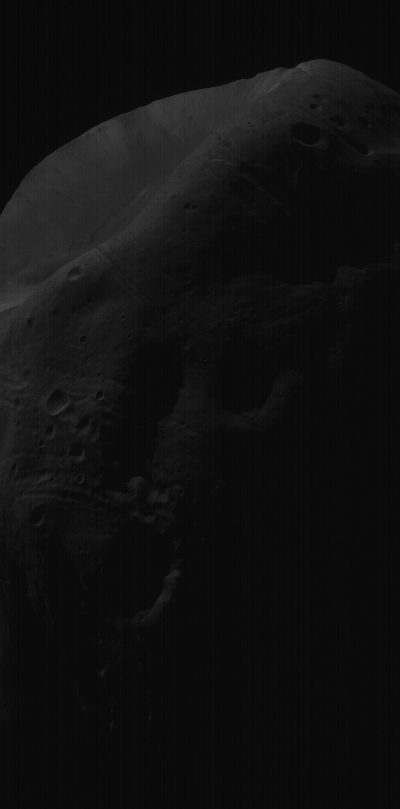
%> input picture [Sem4]/Systemy Wizyjne/Lab4.Histogramy/Histogram/phobos.bmp, 400 x 809 px
$ octave bbhe_dsige.m   (GNU Octave 9; MATLAB toolbox functions it lacks are replaced by stand-ins)
%> lines starting %> are read from the running program, lines starting %| are printed output that depends on the picture
clear all;
close all;

moon = imread('Histogram/phobos.bmp');
%> moon is the input picture: size 809x400 uint8; min 3, max 73, mean 16.1
[moon_hist  x] = imhist(moon);
%> moon_hist = 256 values, max 84966 at index 12, min 0 at index 1, mean 1264.1; x = 256 values from 0 to 255
[sizeX sizeY] = size(moon);
%> sizeX = 809; sizeY = 400


%%%%BBHE
mean_of_col = mean(moon);
%> mean_of_col = 400 values, max 22.73 at index 9, min 9.66 at index 390, mean 16.12
lm_bbhe = round(mean(mean_of_col));
%> lm_bbhe = 16

hist1_BBHE = moon_hist(1:lm_bbhe,:);
%> hist1_BBHE = [0; 0; 0; 2; 1; 32; 171; 756; 8711; 37741; 51863; 84966; 29427; 10711; 6704; 6495]
hist2_BBHE = moon_hist(lm_bbhe+1:size(moon_hist),:);
%> hist2_BBHE = 240 values, max 6188 at index 2, min 0 at index 59, mean 358.4

hist1_BBHE_cummulated = cumsum(hist1_BBHE);
%> hist1_BBHE_cummulated = [0; 0; 0; 2; 3; 35; 206; 962; 9673; 47414; 99277; 184243; 213670; 224381; 231085; 237580]
hist2_BBHE_cummulated = cumsum(hist2_BBHE);
%> hist2_BBHE_cummulated = 240 values from 5063 to 86020

hist1_BBHE_normalised = hist1_BBHE_cummulated/max(hist1_BBHE_cummulated);
%> hist1_BBHE_normalised = [0; 0; 0; 8.42e-06; 1.26e-05; 0.000147; 0.000867; 0.00405; 0.0407; 0.2; 0.418; 0.775; 0.899; 0.944; 0.973; 1]
hist2_BBHE_normalised = hist2_BBHE_cummulated/max(hist2_BBHE_cummulated);
%> hist2_BBHE_normalised = 240 values from 0.0589 to 1

C1n = (lm_bbhe)*hist1_BBHE_normalised;
%> C1n = [0; 0; 0; 0.000135; 0.000202; 0.00236; 0.0139; 0.0648; 0.651; 3.19; 6.69; 12.41; 14.39; 15.11; 15.56; 16]
C2n = lm_bbhe+1 + (255-lm_bbhe+1)*hist2_BBHE_normalised;
%> C2n = 240 values from 31.13 to 257
lutBBHE = uint8([C1n; C2n]);
%> lutBBHE = 256 values from 0 to 255

phobosLUTBBHE = intlut(moon,lutBBHE);
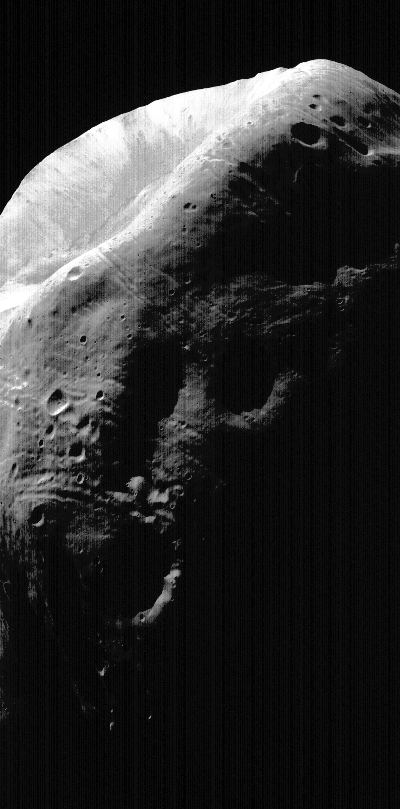
%> phobosLUTBBHE: size 809x400 uint8; min 0, max 255, mean 44.5
figure('name','BBHE');
imshow(phobosLUTBBHE);


%%%%%DSIHE


 [valueDSIGE lm_DSIHE] = min( abs(cumsum(moon_hist)-(sizeX*sizeY/2)));
%> valueDSIGE = 22443; lm_DSIHE = 12


% szukamy poziomu jasno渃i kt髍y odpowiada "po硂wie" histogramu skumulowanego,
% czyli jasno渃i, dla kt髍ej jest mniej wi阠ej tyle samo pikseli ja渘iejszych
% co ciemniejszych.
hist1_DSIGE = moon_hist(1:lm_DSIHE,:);
%> hist1_DSIGE = [0; 0; 0; 2; 1; 32; 171; 756; 8711; 37741; 51863; 84966]
hist2_DSIGE = moon_hist(lm_DSIHE+1:size(moon_hist),:);
%> hist2_DSIGE = 244 values, max 29427 at index 1, min 0 at index 63, mean 571.1

hist1_DSIGE_cummulated = cumsum(hist1_DSIGE);
%> hist1_DSIGE_cummulated = [0; 0; 0; 2; 3; 35; 206; 962; 9673; 47414; 99277; 184243]
hist2_DSIGE_cummulated = cumsum(hist2_DSIGE);
%> hist2_DSIGE_cummulated = 244 values from 29427 to 139357

hist1_DSIGE_normalised = hist1_DSIGE_cummulated/max(hist1_DSIGE_cummulated);
%> hist1_DSIGE_normalised = [0; 0; 0; 1.09e-05; 1.63e-05; 0.00019; 0.00112; 0.00522; 0.0525; 0.257; 0.539; 1]
hist2_DSIGE_normalised = hist2_DSIGE_cummulated/max(hist2_DSIGE_cummulated);
%> hist2_DSIGE_normalised = 244 values from 0.211 to 1

C1n = (lm_DSIHE)*hist1_DSIGE_normalised;
%> C1n = [0; 0; 0; 0.00013; 0.000195; 0.00228; 0.0134; 0.0627; 0.63; 3.09; 6.47; 12]
C2n = lm_DSIHE+1 + (255-lm_DSIHE+1)*hist2_DSIGE_normalised;
%> C2n = 244 values from 64.52 to 257
lutDSIGE = uint8([C1n; C2n]);
%> lutDSIGE = 256 values from 0 to 255

phobosLUTDSIGE = intlut(moon,lutDSIGE);
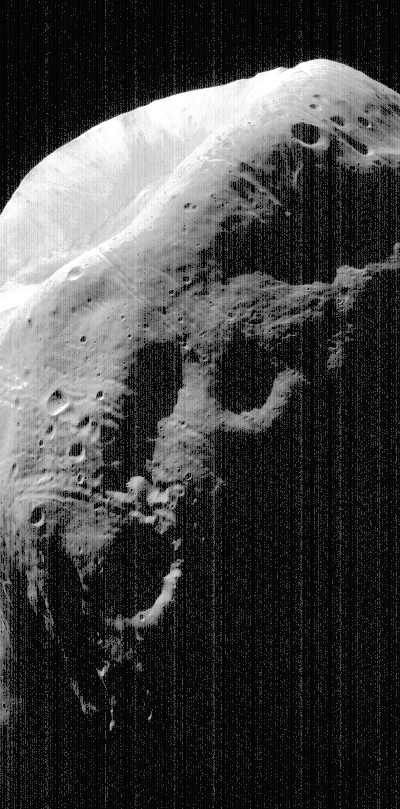
%> phobosLUTDSIGE: size 809x400 uint8; min 0, max 255, mean 66.2
figure('name','DSIGE');
imshow(phobosLUTDSIGE);

$ run again, with [Sem4]/Systemy Wizyjne/Lab4.Histogramy/Histogram/hist3.bmp copied over [Sem4]/Systemy Wizyjne/Lab4.Histogramy/Histogram/phobos.bmp
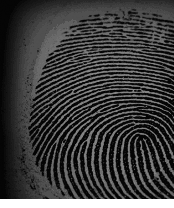
%> input picture [Sem4]/Systemy Wizyjne/Lab4.Histogramy/Histogram/hist3.bmp, 174 x 208 px
%> moon is the input picture: size 208x174 uint8; min 4, max 255, mean 61.1
%> moon_hist = 256 values, max 5075 at index 6, min 0 at index 1, mean 141.4; x = 256 values from 0 to 255
%> mean_of_col = 174 values, max 74.28 at index 73, min 15.52 at index 1, mean 61.06
%> lm_bbhe = 61
%> hist1_BBHE = 61 values, max 5075 at index 6, min 0 at index 1, mean 331.4
%> hist2_BBHE = 195 values, max 2083 at index 20, min 0 at index 1, mean 81.92
%> hist1_BBHE_cummulated = 61 values from 0 to 20217
%> hist2_BBHE_cummulated = 195 values from 0 to 15975
%> hist1_BBHE_normalised = 61 values from 0 to 1
%> hist2_BBHE_normalised = 195 values from 0 to 1
%> `C1n = (lm_bbhe)*hist1_BBHE_normalised;`: C1n = 61 values from 0 to 61
%> `C2n = lm_bbhe+1 + (255-lm_bbhe+1)*hist2_BBHE_normalised;`: C2n = 195 values from 62 to 257
%> lutBBHE = 256 values from 0 to 255
%> `phobosLUTBBHE = intlut(moon,lutBBHE);`:
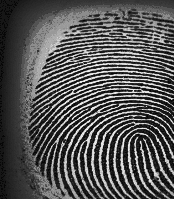
%> phobosLUTBBHE: size 208x174 uint8; min 7, max 255, mean 92.7
%> valueDSIGE = 532; lm_DSIHE = 48
%> hist1_DSIGE = 48 values, max 5075 at index 6, min 0 at index 1, mean 365.9
%> hist2_DSIGE = 208 values, max 2083 at index 33, min 0 at index 2, mean 89.56
%> hist1_DSIGE_cummulated = 48 values from 0 to 17564
%> hist2_DSIGE_cummulated = 208 values from 1080 to 18628
%> hist1_DSIGE_normalised = 48 values from 0 to 1
%> hist2_DSIGE_normalised = 208 values from 0.058 to 1
%> `C1n = (lm_DSIHE)*hist1_DSIGE_normalised;`: C1n = 48 values from 0 to 48
%> `C2n = lm_DSIHE+1 + (255-lm_DSIHE+1)*hist2_DSIGE_normalised;`: C2n = 208 values from 61.06 to 257
%> lutDSIGE = 256 values from 0 to 255
